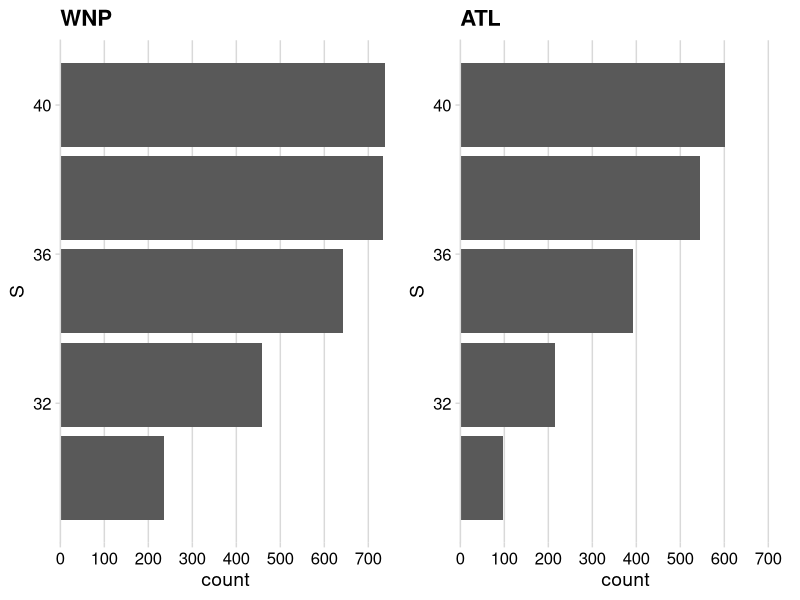

This chart was generated by the following R code:
library(ggplot2)
library(magrittr)
library(lubridate)
library(cowplot)
library(plyr)
library(dplyr)
#==================================================================================================
#Read cyclones.dat and add some additional fields

cyclones <- read.delim(file = "subset_cyclones/cyclones.dat", header = FALSE, sep = "",
                       col.names = c("year", "month", "day", "hour", "lat", "lon", "vort"))

dim(cyclones) #Raw data has 26414 cases

cyclones <- cyclones[-c(which(cyclones$hour==12)),] #Remove all 1200 UTC records from the dataset
#Removes 6677 cases for a new total of 19737

#Function to generate a date and time string
genDateTime <- function(x) {
  r <- rownames(x)
  paste(as.character(x[r,1]),
        as.character(x[r,2]),
        as.character(x[r,3]),
        as.character(x[r,4]), sep = "-") %>% ymd_h()
}

dateTime <- genDateTime(cyclones) #Generate date and time strings in YYYY-MM-DD HH:MM:SS UTC format
cyclones$dateTime <- dateTime #Attach a dateTime column

rm(dateTime, genDateTime)

#Subset into winter cyclones
winter_cyclones <- subset(cyclones, !(month >= 8 & month <= 10)) #13847 cases

#==================================================================================================
#Count the number of cyclones at each 2.5 degree point
#Write a 2D (25 x 144) text file containing the number of cyclones at each grid point
winter_counts <- ddply(winter_cyclones, .(winter_cyclones$lat, winter_cyclones$lon), nrow)
names(winter_counts) <- c("lat", "lon", "count")

lat <- seq(20.0, 80.0, 2.5)
lon<- seq(0,357.5, 2.5)
lat_lon<- expand.grid(lat,lon)
colnames(lat_lon) <- c("lat", "lon")
merged_counts <- merge(winter_counts, lat_lon, all = TRUE)
merged_counts$count[is.na(merged_counts$count)] <- 0
count_data <- matrix(merged_counts$count, nrow = 25, byrow = TRUE)
write.table(count_data, file = "subset_cyclones/winter_cyclone_counts.txt", sep = "\t", col.names = FALSE, row.names = FALSE)
rm(winter_counts, lat, lon, lat_lon, merged_counts, count_data)
#==================================================================================================

#Subset by basin
wnp_cyclones <- subset(winter_cyclones, (lat >= 30.0 & lat <= 45.0 & lon >= 135 & lon <= 195)) #1208
atl_cyclones <- subset(winter_cyclones, (lat >= 30.0 & lat <= 45.0 & lon >= 285 & lon <= 345)) #825

#==================================================================================================
#The box wi11 start at the lowest latitude and shift north 5 times by 2.5 degrees. This means I need to
#construct coordinates for 5 boxes.

wnp_boxes <- data.frame(S = seq(30,40,2.5), N = seq(35,45,2.5), W = rep(135,5), E = rep(195,5))
atl_boxes <- data.frame(S = seq(30,40,2.5), N = seq(35,45,2.5), W = rep(285,5), E = rep(345,5))
colnames(wnp_boxes) <- c("S", "N", "W", "E")
colnames(atl_boxes) <- c("S", "N", "W", "E")

count_cyclones <- function(basin_boxes, basin_cyclones){
  basin_count <- c()
  
  for (i in 1:dim(basin_boxes)[1]){
    
    box_subset <- subset(basin_cyclones, 
                         lat >= basin_boxes[i,1] & #Lat min
                           lat <= basin_boxes[i,2] & #Lat max
                           lon >= basin_boxes[i,3] & #Lon min
                           lon <= basin_boxes[i,4])  #Lon max
    basin_count[i] <- dim(box_subset)[1]
  }
  
  return(basin_count)
}

wnp_boxes$count <- count_cyclones(wnp_boxes, wnp_cyclones)
atl_boxes$count <- count_cyclones(atl_boxes, atl_cyclones)

wnp_plot <- ggplot(wnp_boxes, aes(y = count, x = S)) + geom_col() + coord_flip() + 
  theme_minimal_vgrid() + scale_y_continuous(expand = c(0,0), limits = c(0,750), breaks = seq(0,700,100)) +
  labs(title = "WNP")
atl_plot <- ggplot(atl_boxes, aes(y = count, x = S)) + geom_col() + coord_flip() + 
  theme_minimal_vgrid() + scale_y_continuous(expand = c(0,0), limits = c(0,750), breaks = seq(0,700,100)) +
  labs(title = "ATL")

plot_grid(wnp_plot, atl_plot, ncol = 2)

#==================================================================================================
#Extract the identified cyclones and prepare output files w/ metadata required to obtain
#ERA5 data

wnp_domain <- head(wnp_boxes[order(wnp_boxes$count, decreasing = T),], n = 1)
atl_domain <- head(atl_boxes[order(atl_boxes$count, decreasing = T),], n = 1)

wnp_cases <- subset(wnp_cyclones,
                    lat >= wnp_domain[,1] &
                    lat <= wnp_domain[,2] &
                    lon >= wnp_domain[,3] &
                    lon <= wnp_domain[,4])

atl_cases <- subset(atl_cyclones,
                    lat >= atl_domain[,1] &
                    lat <= atl_domain[,2] &
                    lon >= atl_domain[,3] &
                    lon <= atl_domain[,4])

#Construct a cyclone-specific domain for each case
wnp_cases$domain_lonMin <- wnp_cases$lon - 30.0
wnp_cases$domain_lonMax <- wnp_cases$lon + 90.0
wnp_cases$domain_latMin <- 30.0
wnp_cases$domain_latMax <- 60.0
wnp_cases$wnp_id <- paste0("wnp_", sprintf("%03d", 001:dim(wnp_cases)[1]))

atl_cases$domain_lonMin <- atl_cases$lon - 30.0
atl_cases$domain_lonMax <- atl_cases$lon + 90.0
atl_cases$domain_latMin <- 30.0
atl_cases$domain_latMax <- 60.0
atl_cases$atl_id <- paste0("atl_", sprintf("%03d", 001:dim(atl_cases)[1]))

wnp_era5_metadata <- data.frame(wnp_id = wnp_cases$wnp_id,
                            date = date(wnp_cases$dateTime),
                            time = substr(wnp_cases$dateTime, 12, 16),
                            lat = wnp_cases$lat,
                            lon = wnp_cases$lon,
                            domain_latMin = wnp_cases$domain_latMin,
                            domain_latMax = wnp_cases$domain_latMax,
                            domain_lonMin = wnp_cases$domain_lonMin,
                            domain_lonMax = wnp_cases$domain_lonMax)

atl_era5_metadata <- data.frame(atl_id = atl_cases$atl_id,
                            date = date(atl_cases$dateTime),
                            time = substr(atl_cases$dateTime, 12, 16),
                            lat = atl_cases$lat,
                            lon = atl_cases$lon,
                            domain_latMin = atl_cases$domain_latMin,
                            domain_latMax = atl_cases$domain_latMax,
                            domain_lonMin = atl_cases$domain_lonMin,
                            domain_lonMax = atl_cases$domain_lonMax)

write.table(wnp_era5_metadata, "subset_cyclones/wnp_era5_metadata.txt", quote = FALSE, sep = "\t", row.names = FALSE)
write.table(atl_era5_metadata, "subset_cyclones/atl_era5_metadata.txt", quote = FALSE, sep = "\t", row.names = FALSE)

#==================================================================================================
#Prepare output files with metadata needed to obtain GEFS reforecast files

#Generate a reforecast lead time for each cyclone in YYYYMMDDHH format
genLeadTime <- function(basin_df, num_days) {
  
  leadDateTime <- if_else((hour(basin_df$dateTime)==0 | hour(basin_df$dateTime)==6),
                          floor_date(basin_df$dateTime - days(num_days), unit = "day"),
                          ceiling_date(basin_df$dateTime - days(num_days), unit = "day"))
  
  basin_df$leadDateTime <- leadDateTime
  
  return(basin_df)
}

wnp_cases <- genLeadTime(wnp_cases, 2)
atl_cases <- genLeadTime(atl_cases, 2)

wnp_gefs_metadata <- data.frame(dateTime = format(wnp_cases$dateTime, "%Y%m%d%H"),
                                leadDateTime = format(wnp_cases$leadDateTime, "%Y%m%d%H"),
                                lon = format(round(wnp_cases$lon, 1), nsmall = 1))

atl_gefs_metadata <- data.frame(dateTime = format(atl_cases$dateTime, "%Y%m%d%H"),
                                leadDateTime = format(atl_cases$leadDateTime, "%Y%m%d%H"),
                                lon = format(round(atl_cases$lon, 1), nsmall = 1))

write.table(wnp_gefs_metadata ,"subset_cyclones/wnp_gefs_metadata.txt", quote = FALSE, sep = "\t", row.names = FALSE, col.names = FALSE)
write.table(atl_gefs_metadata,"subset_cyclones/atl_gefs_metadata.txt", quote = FALSE, sep = "\t", row.names = FALSE, col.names = FALSE)
